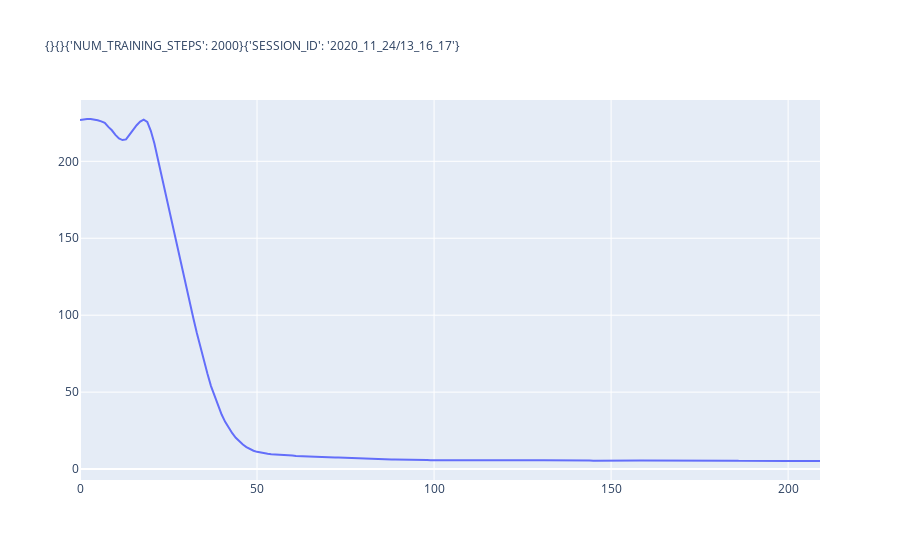

Notebook cell for this chart:
### Code cell
# --- Test Performance of ca over time, starting from x_train -------

import textwrap

x = trainer.x_train[0:1]
y = trainer.y_train[0]


def test_emoji(x, y):
  loss_arr = []
  for i in range(cfg.WORLD.CA_STEP_RANGE[1] + 150):
    loss = trainer.individual_l2_loss(x,y)
    loss_arr.append(loss)
    x = trainer.ca(x)

  # fig = disp.plot_loss(np.array(loss_arr)[:,0], plot_mean=False, return_plot=True)
  fig = go.Figure(go.Scatter(y=np.array(np.array(loss_arr)[:,0])))
  return fig
  
# TODO all this things not here...
fig = test_emoji(x, y)
title = utils.get_cfg_infos()
fig.layout.title.text = "<br>".join(textwrap.wrap(title, width=120))
fig.layout.title.font.size = 12
fig.show()
# vis.plotlyplot(fig)

### Figure 1 — Plotly figure (JSON) as saved in the notebook; plotly's stock layout.template omitted (floating-point values rounded to 4 significant figures; data arrays with more than 128 entries replaced by an {"elided": "..."} marker saying what was removed)
{"data": [{"type": "scatter", "y": {"elided": "210 float values"}}], "layout": {"title": {"font": {"size": 12}, "text": "{}{}{'NUM_TRAINING_STEPS': 2000}{'SESSION_ID': '2020_11_24/13_16_17'}"}}}
